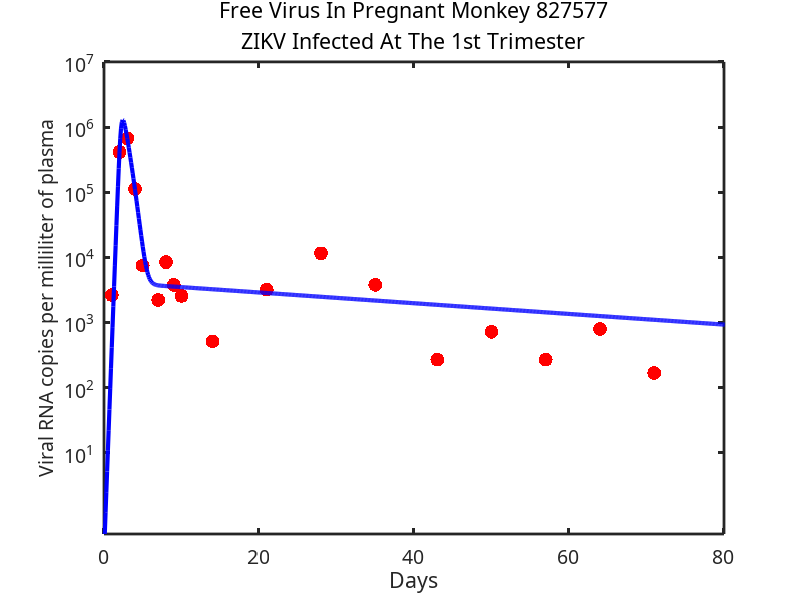
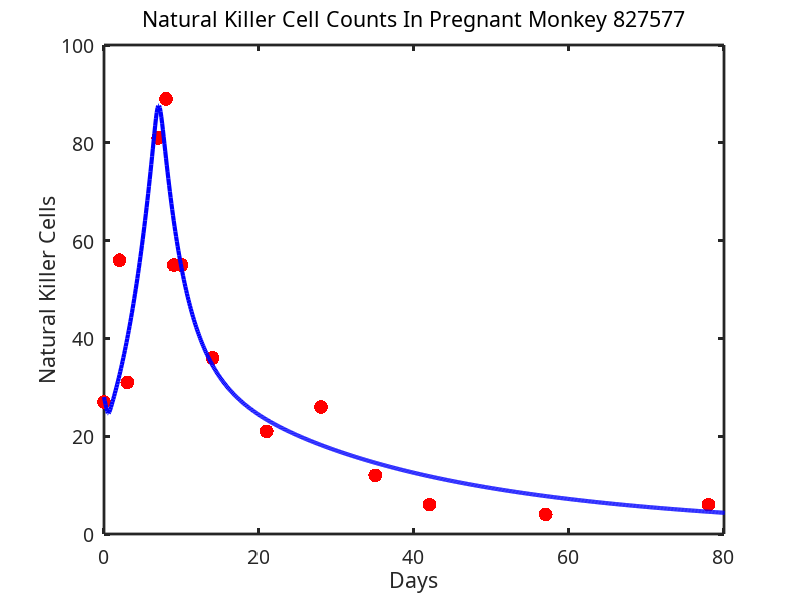
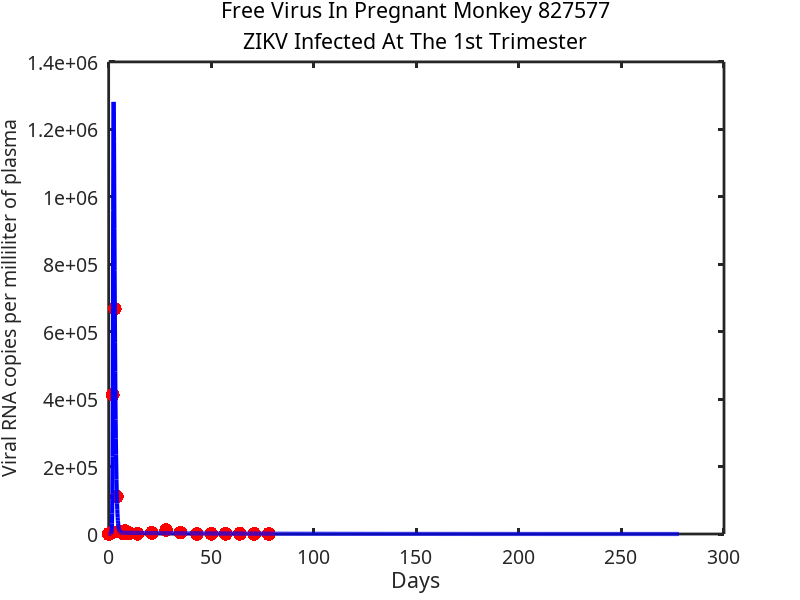
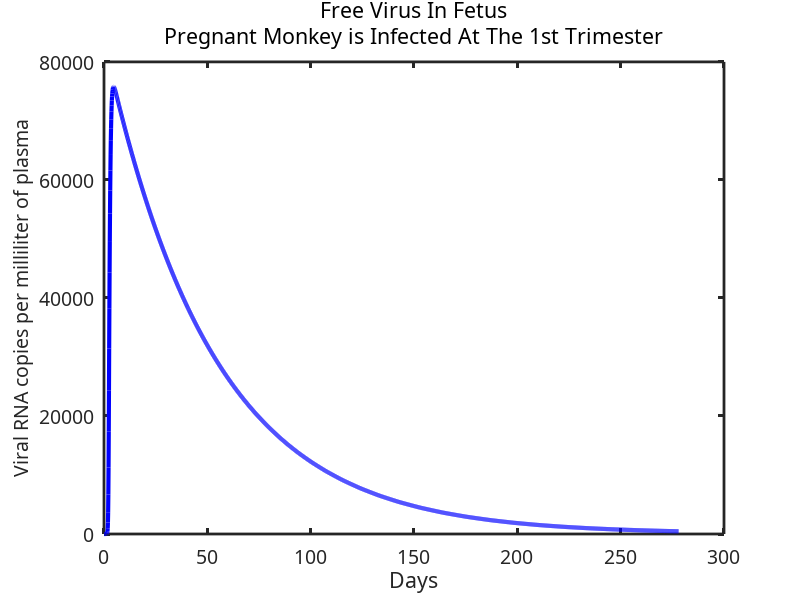

MATLAB code for these plots, in order:
function k=Fitting_Zika_within_Scaled_SM3_1stTrimester

clear all
close all
clc
format long

%Pregnant Monkey 827577

days_v = [0,1,2,3,4,5,7,8,9,10,14,21,28,35,43,50,57,64,71,78];

plasmaViral = [0,2630,413000,668000,111000,7470,2210,8380,3770,...
               2550,512,3180,11500,3780,268,715,268,791,167,0];
days_n = [0,2,3,7,8,9,10,14,21,28,35,42,57,78];
ki67_NK_ct = [27,56,31,81,89,55,55,36,21,26,12,6,4,6];
     
tforward = (0:0.1:278);

tmeasure_v = [1,11,21,31,41,51,71,81,91,101,141,211,281,351,431,501,571,641,711,781];
tmeasure_n = [1,21,31,71,81,91,101,141,211,281,351,421,571,781];
     


ic = [45000000 10 0 28 1000000 0 0]; 




function dy = model_Zika(t,y,k)

 dy = zeros(7,1); 

 % SM3
 dy(1) = -k(1)*y(3)*y(1); %S susceptible target cells
 dy(2) = k(1)*y(3)*y(1)-k(2)*y(2)*y(4); %I infected target cells
 dy(3) = y(2) + y(7) - k(3)*y(3); %V free virus
 dy(4) = k(4)*y(2)*y(2)*y(4)/(y(2)*y(2)+k(5)) - k(6)*y(4); %N natural killer cells
 dy(5) = -k(7)*y(7)*y(5); % Number of hofbauer cells
 dy(6) = k(7)*y(7)*y(5) - k(8)*y(6);% Number of infected hofbauer cells
 dy(7) = k(9)*y(3) + y(6) - k(10)*y(7);%Virus in fetus

end


function error_in_data = err_in_data(k)


 [t,y] = ode23s(@(t,y)(model_Zika(t,y,k)),tforward,ic);%,...;
                  %odeset('RelTol',10^(-2),'AbsTol',10^(-2),'NormControl','off'));

  BN = y(tmeasure_n(:),4)';
  BV = y(tmeasure_v(:),3)'; 
  
 error_in_data = sum((BN - ki67_NK_ct).^2) + 0.00001*sum((BV - plasmaViral).^2);
 

end

 
 % [beta   delta    pi     p_f, ... 
 % c       alpha    gamma  d  ...
 % beta_f  delta_f  p      pi_f ...
 % c_f]


%  k= 1.0e+02 *[ 0.00000124469023   0.000322268082967   0.000085404671   0.000000085404671 ...
%                0.023484331514236   0.000543965345304   7.762215836432640   0.000283197696364 ...
%                0.0100000002926   0.010000000000606   8.801040535883160   0.010001000000606 ...
%                0.000000000002926  ];
%  k= 1.0e+02 *[ 0.000000824469023   0.000322268082967   0.000085404671   0.000000085404671 ...
%                0.023484331514236   0.000543965345304   7.762215836432640   0.000283197696364 ...
%                0.0100000002926   0.010000000000606   8.801040535883160   0.010001000000606 ...
%                0.000000000002926  ]; %best start. Run 2000 iterations.
%  k= 1.0e+02 *[0.000000131225047   0.000544970851812   0.001720205731146   0.000000121075483   0.029532433747920 ...
%      0.001174971257014   0.022141685709209   0.000128984827969   0.000027318619907   0.019200820490006 ...
%            4.240122208525726   0.013092292012491   0.000000000033494];
%   k= 1.0e+02 *[ 0.000000128542956   0.000582390672182   0.001748564329308   0.000000034049151   0.026365498963020 ...
%       0.002104063669931   0.009692245498392   0.000772495369914   0.000005182771654   0.000485241133230 ...
%       4.266355893553571   0.035875671414473   0.000000000107090];
%   k= 1.0e+04 *[ 0.000000001293880   0.000005453672613   0.000017466605373   0.000000000042553   0.000274234785426 ...
%           0.000024059479408   0.001994637615029   0.000009473271378   0.000000124196689   0.000002901563981 ...
%           1.031806719391026   0.000373428082921   0.000000000002070];
%   k= 1.0e+03 * [0.000000012809299   0.000052622370104     0.002841106527057 ...
%                 0.000245626878444   0.564470154293374     0.000086475636612...
%                 0.000003360937923   0.000082760546604     0.00005112746877378540     0.000000000085409];
%             
% k = 1.0e+03 *[0.000000006596724   0.000028229718304   0.029314841452244...
%               0.000418710434924   6.623789097121285   0.000231498417149...
%               0.000000118658375   0.001375859591521   0.000105232339539...
%               0.000000001012118];
% 
% k = 1.0e+05 *[0.000000000050596   0.000000415076032   0.000199240144656...
%               0.000003673841816   3.496540954820121   0.000001690830073...
%               0.000000000000000   0.000292687319529   0.000000325503115...
%               0.000000000005258];
          
% k = 1.0e+06 *[0.000000000005042   0.000000042747356   0.000019812655309...
%               0.000000480624163   0.089067923037223   0.000000282560795...
%               0.000000000012200   3.575532474414540   0.000000044219153...
%               0.000000021203511];
% k = 1.0e+06 *[0.000000000005048   0.000000042511886   0.000019891257371...
%               0.000000484680417   0.144985290777617   0.000000278468889...
%               0.000000000006484   3.502939469909511   0.000000054918535...
%               0.000000021777292]; 
          
% k = 1.0e+06 *[0.000000000005050   0.000000042582065   0.000019896578914...
%               0.000000485150920   0.147493417946678   0.000000279266500...
%               0.000000000006985   3.371075105374305   0.000000056194507...
%               0.000000022036893]; 
          
k = 1.0e+06 *[0.000000000005050   0.000000042603184   0.000019898046524...
              0.000000485060891   0.147716353104356   0.000000279383936...
              0.000000000007006   3.504265363595249   0.000000056280792...
              0.000000022048771];
          
lb = [0 0 0 0 0 0 1e-8 0 0 0];
                  

%[k,~] = fminsearchbnd(@err_in_data,k,lb,[],optimset('Display','iter','MaxIter',5000,'MaxFunEvals',5000))

 [T,Y] = ode23s(@(t,y)(model_Zika(t,y,k)),tforward,ic);
 
 
 
 %figure1 = figure('position', [0, 0, 1200, 400]); 
 figure(1)
 plot(days_v,plasmaViral,'Marker','.','Color',[1 0 0],...
                'MarkerSize',30,'LineStyle','none')
             hold on 
 plot(tforward, (Y(:,3)), '-b','LineWidth',3)
axis([0 80 0 10^7])
xlabel('Days','FontSize',14,'FontName','Sans-serif' );
title ({'Free Virus In Pregnant Monkey 827577','ZIKV Infected At The 1st Trimester'},'FontWeight','normal')
set(gca,'yscale','log','YTick',[10^1, 10^2, 10^3, 10^4, 10^5, 10^6, 10^7],'LineWidth',2,'FontSize',14,'FontName','Sans-serif');
ylabel('Viral RNA copies per milliliter of plasma','FontSize',14,'FontName','Sans-serif')
 hold off
 
 %figure2 = figure('position', [0, 0, 1200, 400]); 
 figure(2)
 plot(days_n,ki67_NK_ct,'Marker','.','Color',[1 0 0],...
                'MarkerSize',30,'LineStyle','none')
             hold on 
  plot(tforward, (Y(:,4)), '-b','LineWidth',3)
axis([0 80 0 100])
ylabel('Natural Killer Cells','FontSize',14,'FontName','Sans-serif');
xlabel('Days','FontSize',14,'FontName','Sans-serif' );
set(gca, 'LineWidth',2,'FontSize',14,'FontName','Sans-serif');
title ({'Natural Killer Cell Counts In Pregnant Monkey 827577'},'FontWeight','normal')

 hold off
 
 figure(3)
 plot(days_v,plasmaViral,'Marker','.','Color',[1 0 0],...
                'MarkerSize',30,'LineStyle','none')
             hold on 
 plot(tforward, (Y(:,3)), '-b','LineWidth',3)
%axis([0 80 0 10^4])
xlabel('Days','FontSize',14,'FontName','Sans-serif' );
title ({'Free Virus In Pregnant Monkey 827577','ZIKV Infected At The 1st Trimester'},'FontWeight','normal')
set(gca,'LineWidth',2,'FontSize',14,'FontName','Sans-serif');
ylabel('Viral RNA copies per milliliter of plasma','FontSize',14,'FontName','Sans-serif')

 figure(4)

plot(tforward, (Y(:,7)), '-b','LineWidth',3)
%axis([0 80 0 10^4])
xlabel('Days','FontSize',14,'FontName','Sans-serif' );
title ({'Free Virus In Fetus','Pregnant Monkey is Infected At The 1st Trimester'},'FontWeight','normal')
set(gca,'LineWidth',2,'FontSize',14,'FontName','Sans-serif');
ylabel('Viral RNA copies per milliliter of plasma','FontSize',14,'FontName','Sans-serif')


 figure(5)

plot(tforward(1:151), (Y(1:151,7)), '-b','LineWidth',3)
%axis([0 80 0 10^4])
xlabel('Days','FontSize',14,'FontName','Sans-serif' );
title ({'Free Virus In Fetus','Pregnant Monkey is Infected At The 1st Trimester'},'FontWeight','normal')
set(gca,'yscale','log','YTick',[0 10^1, 10^2, 10^3, 10^4, 10^5],'LineWidth',2,'FontSize',14,'FontName','Sans-serif');
ylabel('Viral RNA copies per milliliter of plasma','FontSize',14,'FontName','Sans-serif')

figure(6)
plot(tforward, (Y(:,3)), '-b','LineWidth',3)
hold on 
plot(tforward, (Y(:,7)), '-r','LineWidth',3)

xlabel('Days','FontSize',14,'FontName','Sans-serif' );
title ({'Free Virus In Pregnant Monkey 827577','ZIKV Infected At The 1st Trimester'},'FontWeight','normal')
set(gca,'LineWidth',2,'FontSize',14,'FontName','Sans-serif');
ylabel('Viral RNA copies per milliliter of plasma','FontSize',14,'FontName','Sans-serif')
end